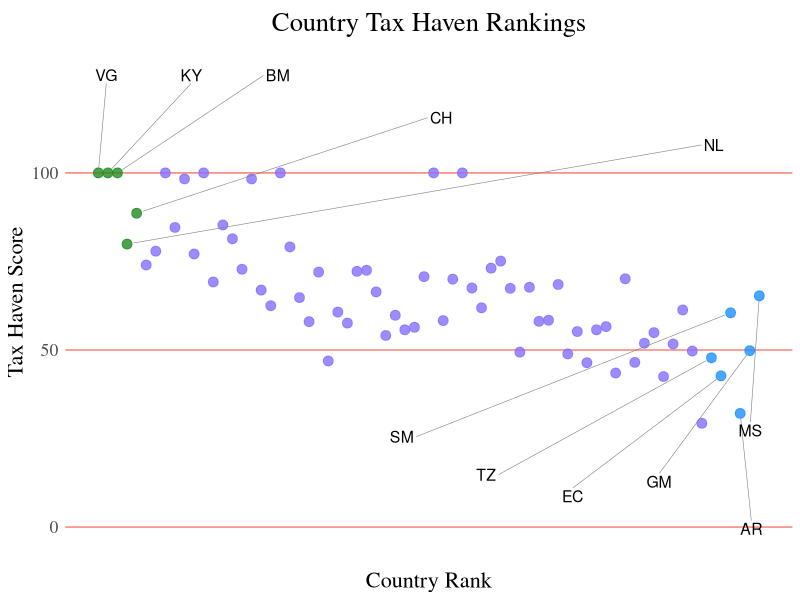
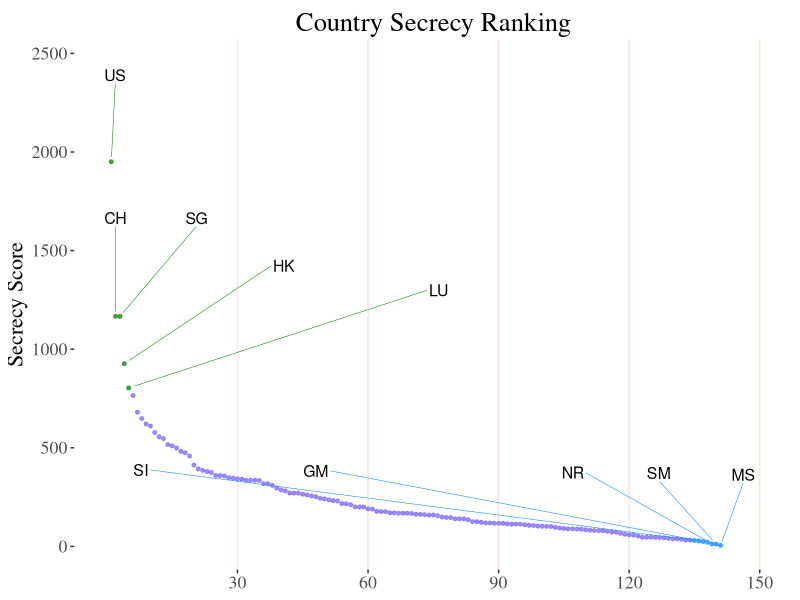

Write R code to recreate these figures, in order.
## ---- chunk 1
knitr::opts_chunk$set(warning = FALSE, message = FALSE)


library(haven)
library(knitr)
library(tidyverse)
library(scales)
library(ggplot2)
library(patchwork)
library(dplyr)
library(ggplot2)
library(ggrepel)

df = read.csv('CTHI_2021_Main_Results.csv')
df1 = read.csv('fsi_2022_main_results.csv') 
colnames(df1)[2] = 'ISO.2'
colnames(df1)[13] = 'FSI Rank'
df2 <- full_join(df, df1,
          by = join_by("ISO.2"))
na.omit(df2)
df3 <- df2 %>% distinct()
colnames(df3)[21] = 'FSI Score'
## ---- chunk 2
p <- ggplot(data = df, aes(x = Rank, y = Haven.Score, label = ISO.2)) +
  geom_point(color = case_when(
             df$Rank >= 65 ~ 'dodgerblue',
             df$Rank <= 5 ~ 'forestgreen',
             TRUE ~ 'slateblue1'), 
               size = 3, alpha = 0.8) +
  geom_text_repel(data          = subset(df, Rank >= 65),
                  nudge_y       = 32 - subset(df, Rank >= 65)$Rank,
                  size          = 4,
                  box.padding   = 1.5,
                  point.padding = 0.5,
                  force         = 100,
                  segment.size  = 0.2,
                  segment.color = "grey50",
                  direction     = "x") +
  geom_text_repel(data          = subset(df, Rank <= 5),
                  nudge_y       = 32 - subset(df, Rank <= 5)$Rank,
                  size          = 4,
                  box.padding   = 1.5,
                  point.padding = 0.5,
                  force         = 100,
                  segment.size  = 0.2,
                  segment.color = "grey50",
                  direction     = "x")
p <- p + labs(title =  "Country Tax Haven Rankings", x = "Country Rank", y = "Tax Haven Score")
p <- p + theme(plot.title  = element_text(hjust = 0.5, vjust = .1),
               text=element_text(size=16,  family="serif"), 
               panel.grid.major.y = element_line(color = 'salmon'),
               panel.grid.major.x = element_blank(),
               axis.ticks.x.bottom = element_blank(),
               axis.ticks.y = element_blank(),
               axis.text.x = element_blank(),
               panel.background = element_rect(fill='transparent'))
plot(p)

## ---- chunk 3
g <- ggplot(data = df3, aes(x = `FSI Rank`, y = `FSI Score`, label = ISO.2)) +
  geom_point(color = case_when(
    df3$`FSI Rank` >= 135 ~ 'dodgerblue',
    df3$`FSI Rank` <= 5 ~ 'forestgreen',
    TRUE ~ 'slateblue1'), 
    size = 1, alpha = 0.8) +
  geom_text_repel(data          = subset(df3, `FSI Rank` >= 137),
                  nudge_y =     500 - subset(df3, `FSI Rank` >= 137)$`FSI Rank`,
                  size          = 4,
                  box.padding   = 1.5,
                  point.padding = 0.5,
                  force         = 50,
                  segment.size  = 0.2,
                  segment.color = "dodgerblue",
                  direction     = "x") +
  geom_text_repel(data          = subset(df3, `FSI Rank` <= 5),
                  nudge_y       = 500 - subset(df3, `FSI Rank` <=5)$`FSI Rank`,
                  size          = 4,
                  box.padding   = 1.5,
                  point.padding = 0.5,
                  force         = 100,
                  segment.size  = 0.2,
                  segment.color = "forestgreen",
                  direction     = "x") +
  scale_x_continuous(
    limits = c(0, 150, 50),
    breaks = c(30, 60 , 90, 120, 150))
options(ggrepel.max.overlaps = 15)  
    
g <- g + labs(title =  "Country Secrecy Ranking", y = "Secrecy Score", x = "Country")
g <- g + theme(plot.title  = element_text(hjust = 0.5, vjust = .1),
            axis.title.x = element_blank(),
            panel.grid.major.x = element_line(color = 'mistyrose'),
            panel.background = element_rect(fill='transparent'),
            text=element_text(size=16,  family="serif"))
plot(g)
